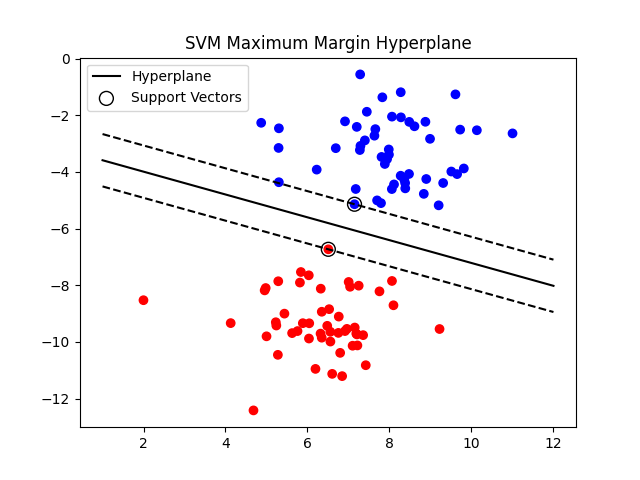

Source code (Python):
# Import libraries
import numpy as np
import matplotlib.pyplot as plt
from sklearn import datasets
from sklearn.svm import SVC

# Generate sample 2D dataset
X, y = datasets.make_blobs(n_samples=100, centers=2,
                           random_state=6, cluster_std=1.2)

# Create SVM model with linear kernel
model = SVC(kernel='linear')
model.fit(X, y)

# Get hyperplane parameters
w = model.coef_[0]      # weights
b = model.intercept_[0] # bias

# Create grid for plotting
x_points = np.linspace(X[:, 0].min()-1, X[:, 0].max()+1, 100)
y_points = -(w[0] * x_points + b) / w[1]  # Decision boundary

# Margin lines
margin = 1 / np.sqrt(np.sum(w**2))
y_margin_positive = y_points + np.sqrt(1 + (w[0]/w[1])**2) * margin
y_margin_negative = y_points - np.sqrt(1 + (w[0]/w[1])**2) * margin

# Plot data points
plt.scatter(X[:, 0], X[:, 1], c=y, cmap='bwr')

# Plot hyperplane
plt.plot(x_points, y_points, 'k-', label='Hyperplane')

# Plot margins
plt.plot(x_points, y_margin_positive, 'k--')
plt.plot(x_points, y_margin_negative, 'k--')

# Highlight support vectors
plt.scatter(model.support_vectors_[:, 0],
            model.support_vectors_[:, 1],
            s=100, facecolors='none', edgecolors='k',
            label='Support Vectors')

plt.title("SVM Maximum Margin Hyperplane")
plt.legend()
plt.show()
